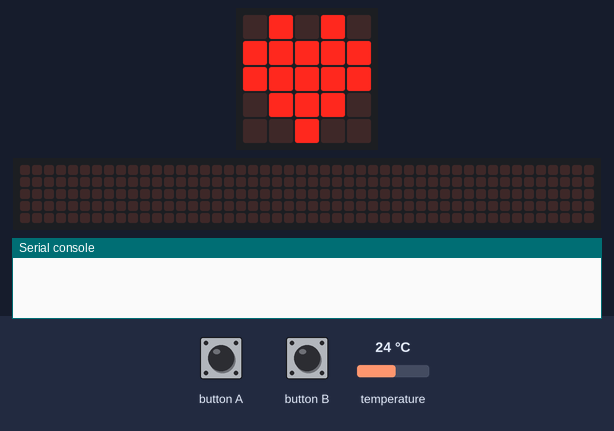
A program run on a simulated BBC micro:bit (MakeCode). On the bench: the board's 5×5 LED display, a strip that is not on the board, showing the scrolling text unrolled, the last lines printed to the serial console. Inputs (shaded band) come from the test bench; at power-on: temperature 24 °C. The 48×5 strip is a reading aid, not a part: it shows the text the display is scrolling, unrolled, one strip-width of it at a time.

Above: at 1.8 s.
1.9 s: button A pressed for 0.15 s
At 2.12 s:
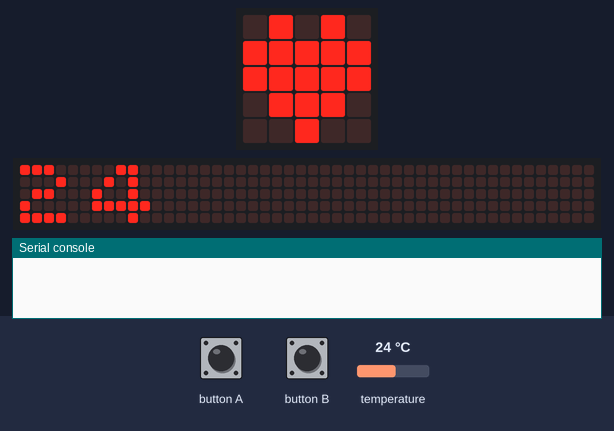
2.6 s: button B pressed for 0.15 s
3.3 s: button A pressed for 0.15 s
4.0 s: temperature set to 12 °C
At 4.93 s:
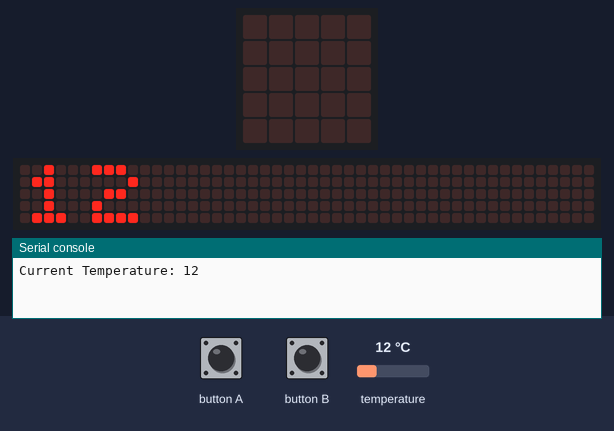
6.2 s: button B pressed for 0.15 s
6.9 s: temperature set to 19 °C
At 16.23 s:
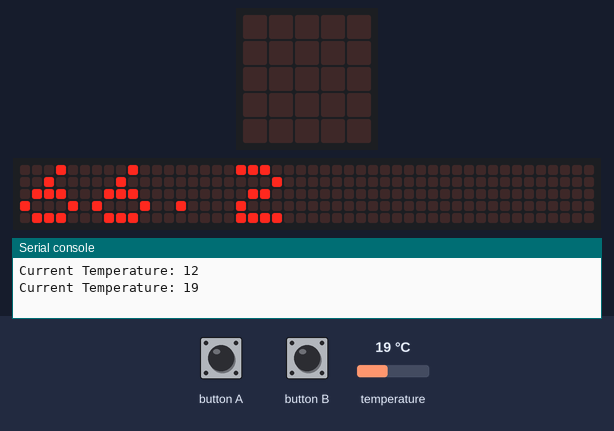
At 17.0 s:
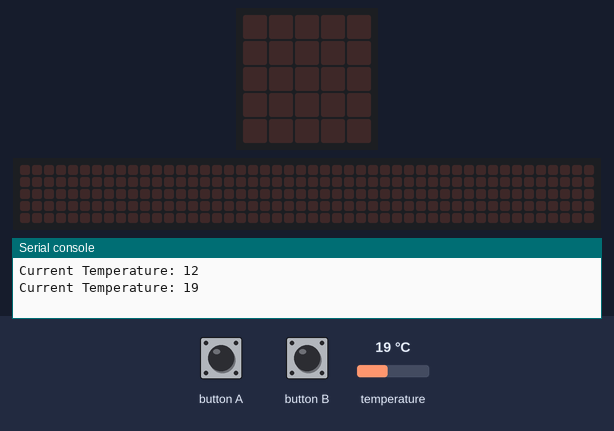

The program:

main.ts
```typescript
function convertCtoF (C: number) {
    return C * 1.8 + 32
}
input.onButtonPressed(Button.A, function () {
    basic.showNumber(input.temperature())
    serial.writeLine("Current Temperature: " + input.temperature())
})
input.onButtonPressed(Button.B, function () {
    basic.showNumber(convertCtoF(input.temperature()))
})
basic.showIcon(IconNames.Heart)
basic.forever(function () {

})
```

test.ts
```typescript
// 테스트는 여기로 이동합니다; 이 패키지가 확장으로 사용될 때 컴파일되지 않을 것 입니다.
```

Measured:
- after the input at 1.9 s, the display: changes after 0.15 s (image 1)
- what the display in image 3 shows lasts 0.5 s, from 16.0 s to 16.5 s
